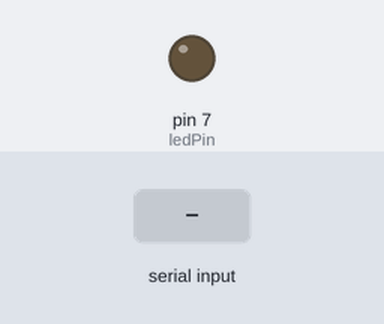
Bench run of a sketch on a simulated Arduino Mega 2560, built with avr-gcc and run on an emulated ATmega2560. Parts: output pins drawn as LEDs (lit = HIGH). Inputs (shaded band) come from the test bench.

Above: at 1.2 s.
1.3 s: "1" received over the second serial link
At 2.2 s:
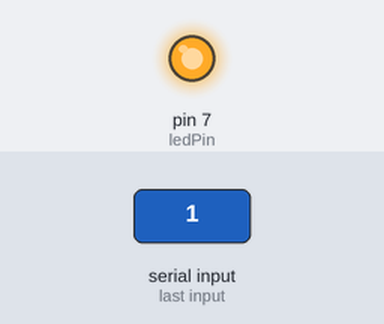
2.8 s: "0" received over the second serial link
At 3.4 s:
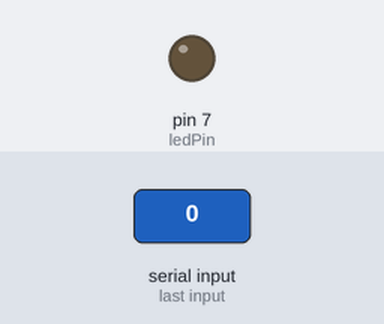
Timing chart, 0 to 5.8 s (numbered marks = the images above; inputs shaded):
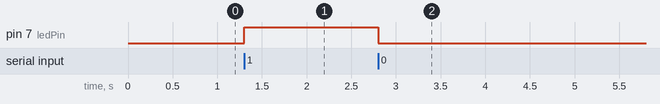

The sketch:

Serial_LED.ino
```cpp
int ledPin = 7;

void setup() {
  // put your setup code here, to run once:

  Serial.begin(115200);  // open serial connection to USB Serial                           //port(connected to your computer)
  Serial1.begin(57600);  // open internal serial connection to MT7688
  pinMode(ledPin, OUTPUT); // in MT7688, this maps to device
}

void loop() {
  // put your main code here, to run repeatedly:
  int c = Serial1.read();      // read from MT7688
  if (c != -1) {
       switch(c) {
           case '0':                // turn off D13 when receiving "0"
               digitalWrite(ledPin, 0);
               break;
           case '1':                // turn on D13 when receiving "1"
               digitalWrite(ledPin, 1);
               break;
       }
   }
}
```

Measured:
- after the input at 1.3 s, pin 7 (ledPin): LOW → HIGH at once
- after the input at 2.8 s, pin 7 (ledPin): HIGH → LOW at once
